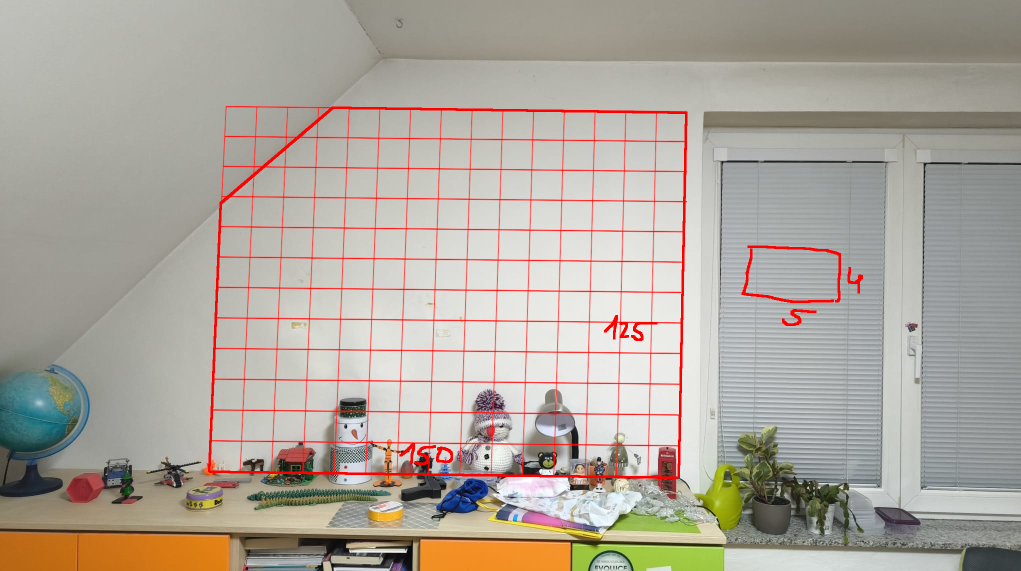
#> input picture measurements.png, 2041 x 1142 px, given in place of 31.jpg, which was not available (shown at 1/2 size)
$ python brightness_test.py
#> lines starting #> are read from the running program, lines starting #| are printed output that depends on the picture; after the words box and inside, x2 and y2 are one past the last pixel; in counts of white or black regions, pixels touching at a corner belong together; pictures that were not available may be replaced by others from this repository, and a replacement may not be noted
from tkinter import Tk, Canvas
from PIL import Image, ImageTk
import numpy as np

# Load the image
image_path = "calibration/images/tree-2024/front/31.jpg"
image = Image.open(image_path)
#> image is the input picture: PIL image 2041x1142 RGBA; mean R, G, B, A 174.8, 166.3, 156.5, 255

# Scale factor (e.g., 0.5 to reduce to half size)
scale = 1
scaled_width, scaled_height = int(image.width * scale), int(image.height * scale)
#> scaled_width = 2041; scaled_height = 1142

# Resize the image
image = image.resize((scaled_width, scaled_height), Image.LANCZOS)

# Find the brightest pixel
image_array = np.array(image.convert("L"))  # Convert to grayscale for brightness calculation
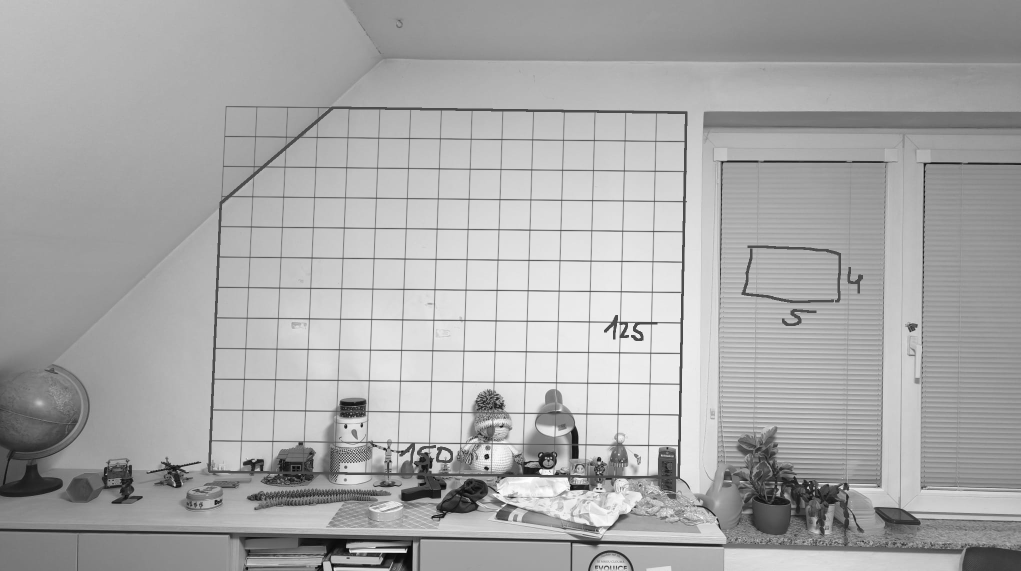
#> image_array: shape (1142, 2041) (shown at 1/2 size); min 1, max 255, mean 167.8
brightest_value = np.max(image_array)
#> brightest_value = 255
brightest_pixels = np.where(image_array == brightest_value)
#> brightest_pixels = 18 positions, rows 940 to 1036, columns 1053 to 1404

# Change all brightest pixels to pure red
image_rgb = image.convert("RGB")
image_data = np.array(image_rgb)
image_data[brightest_pixels] = [255, 0, 0]  # Set to red
#> image_data: shape (1142, 2041, 3); mean R, G, B 174.8, 166.3, 156.5
image = Image.fromarray(image_data)

# Output the coordinates of the brightest pixel
brightest_y, brightest_x = brightest_pixels[0][0], brightest_pixels[1][0]
#> brightest_y = 940; brightest_x = 1101
print(f"Brightest pixel at: ({brightest_x}, {brightest_y})")
#| Brightest pixel at: (1101, 940)

# Draw crosshairs at the brightest pixel
for x in range(scaled_width):
    image_data[brightest_y, x] = [255, 0, 0]  # Horizontal line
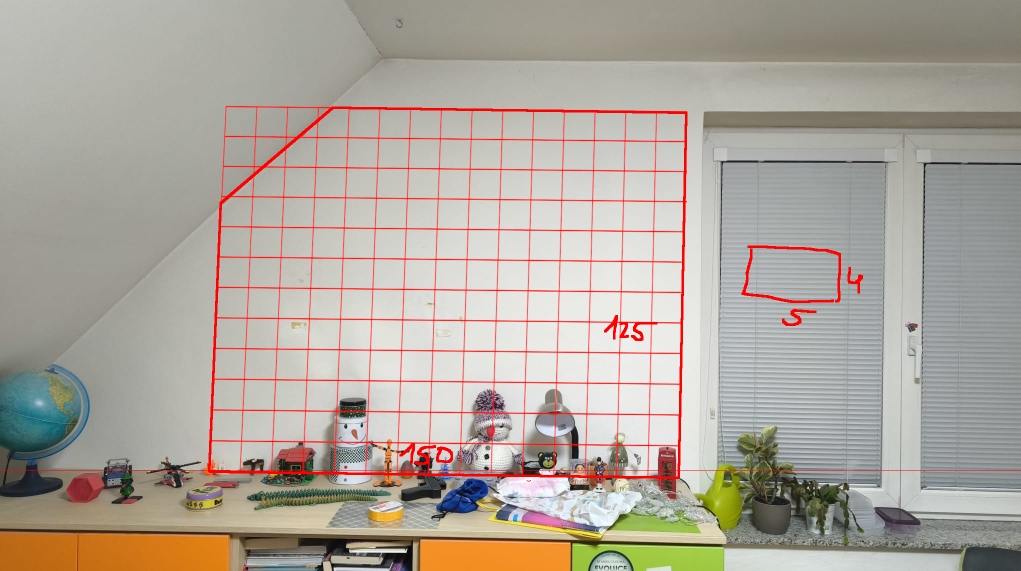
#> image_data: shape (1142, 2041, 3) (shown at 1/2 size); mean R, G, B 174.9, 166.2, 156.4
for y in range(scaled_height):
    image_data[y, brightest_x] = [255, 0, 0]  # Vertical line
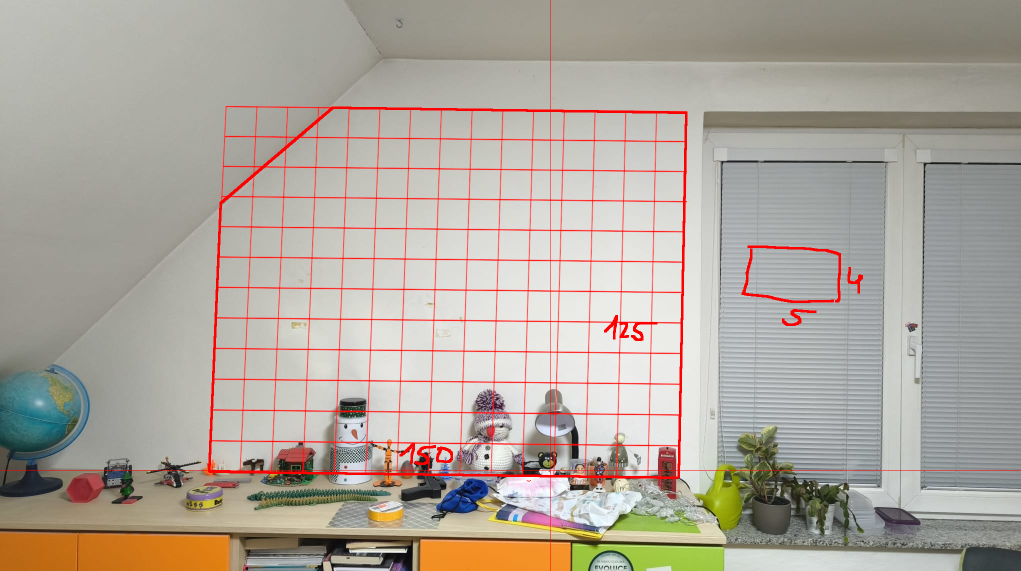
#> image_data: shape (1142, 2041, 3) (shown at 1/2 size); 0.05% of pixels changed, all inside (x1, y1, x2, y2) = (1101, 0, 1102, 1142)

# Save the modified image
output_path = "31_modified.jpg"
Image.fromarray(image_data).save(output_path)
print(f"Modified image saved to: {output_path}")
